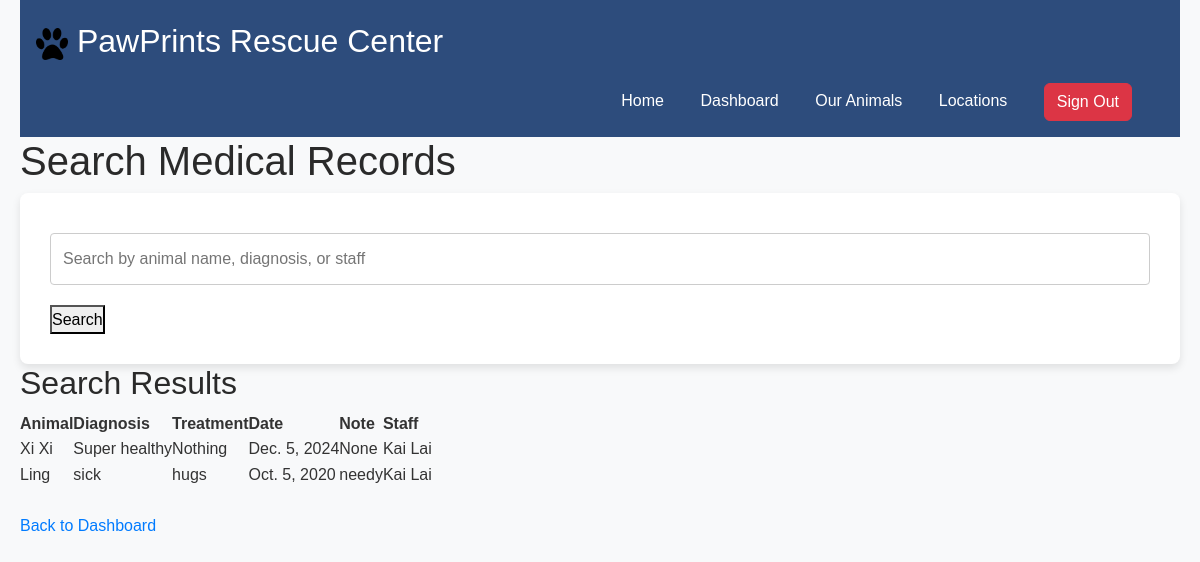
Screenshot of /medical-records/ (signed in) with the database file from the repository.
### shelterapp/models.py (models this page shows, shortened)
class MedicalRecord(models.Model):
    medicalID = models.AutoField(primary_key=True)
    animalID = models.ForeignKey(Animal, on_delete=models.CASCADE)
    staffID = models.ForeignKey(Staff, on_delete=models.CASCADE)
    diagnosis = models.CharField(max_length=200)
    treatment = models.TextField()
    date = models.DateField()
    note = models.TextField()

class Animal(models.Model):
    animalID = models.AutoField(primary_key=True)
    name = models.CharField(max_length=100)
    species = models.CharField(max_length=100)
    breed = models.CharField(max_length=100)
    age = models.IntegerField()
    gender = models.CharField(max_length=10)
    dateOfArrival = models.DateField()
    adoptedOrNot = models.IntegerField()
    healthStatus = models.CharField(max_length=100)
    description = models.TextField()
    locationID = models.IntegerField()
    reasonForIntake = models.CharField(max_length=100)
    adoptionFee = models.IntegerField()

class Staff(models.Model):
    staffID = models.AutoField(primary_key=True, unique=True)
    user = models.OneToOneField(CustomUser, on_delete=models.CASCADE, related_name='staff_profile')
    position = models.CharField(max_length=100)
    phone_number = models.CharField(
        max_length=14,  # Adjusted for (XXX) XXX-XXXX format
        validators=[
            RegexValidator(
                regex=r'^\(\d{3}\) \d{3}-\d{4}$',
                message="Phone number must be in the format '(XXX) XXX-XXXX'."
            )
        ]
    )
    hireDate = models.DateField()
    salary = models.IntegerField()

class CustomUser(AbstractUser):
    objects = CustomUserManager()  # Ensure the custom manager is assigned
    is_staff_user = models.BooleanField(default=False)

### shelterapp/views.py (the view)
# urls.py: path('medical-records/', views.medical_records_search, name='medical_records_search'),
def medical_records_search(request):
    if not request.user.is_staff:
        return redirect('default_page')  # Redirect to home if the user is not a staff member
    query = request.GET.get('q', '')  # Get the search term from the query parameter
    if query:
        medical_records = MedicalRecord.objects.filter(
            Q(diagnosis__icontains=query) |
            Q(animalID__name__icontains=query) |
            Q(staffID__user__firstName__icontains=query) |  # Search by first name in CustomUser
            Q(staffID__user__lastName__icontains=query)     # Search by last name in CustomUser
        )
    else:
        medical_records = MedicalRecord.objects.all()  # Show all records if no query is provided
    return render(request, 'medical_records_search.html', {
        'medical_records': medical_records, 'query': query
    })

### shelterapp/templates/medical_records_search.html (shortened to what this page needs)
<!DOCTYPE html>
<html lang="en">
<head>
    <link rel="stylesheet" href="https://cdn.jsdelivr.net/npm/bootstrap@5.3.2/dist/css/bootstrap.min.css">
    {% load static %}
    <link rel="stylesheet" href="{% static 'shelterapp/css/style.css' %}">
</head>
<body>
    <div id="header">
        <a href="{% url 'default_page' %}">
            <p id="title">
                <img src="{% static 'shelterapp/images/' %}pawprint.png" alt="pawprint" id="logo">
                PawPrints Rescue Center
            </p>
        </a>
        {% if user.is_authenticated %}
            <ul id="nav">
                <li><a href="{% url 'default_page' %}">Home</a></li>
                {% if user.is_staff %}
                    <li><a href="{% url 'staff_dashboard' %}">Dashboard</a></li>
                {% else %}
                    <li><a href="{% url 'adopter_dashboard' %}">Dashboard</a></li>
                {% endif %}
                <li><a href="{% url 'view_animals' %}">Our Animals</a></li>
                <li><a href="{% url 'view_shelters' %}">Locations</a></li>
                <li>
                    <form id="logout" method="POST" action="{% url 'user_logout' %}">
                        <button type="submit" class="btn btn-danger w-100">Sign Out</button>
                    </form>
                </li>
            </ul>
        {% endif %}
    </div>
    <h1>Search Medical Records</h1>
    <form method="get" action="{% url 'medical_records_search' %}">
        <input type="text" name="q" value="{{ query }}" placeholder="Search by animal name, diagnosis, or staff">
        <button type="submit">Search</button>
    </form>
    <h2>Search Results</h2>
    {% if medical_records %}
        <table>
            <thead>
                <tr>
                    <th>Animal</th>
                    <th>Diagnosis</th>
                    <th>Treatment</th>
                    <th>Date</th>
                    <th>Note</th>
                    <th>Staff</th>
                </tr>
            </thead>
            <tbody>
                {% for record in medical_records %}
                    <tr>
                        <td>{{ record.animalID.name }}</td>
                        <td>{{ record.diagnosis }}</td>
                        <td>{{ record.treatment }}</td>
                        <td>{{ record.date }}</td>
                        <td>{{ record.note }}</td>
                        <td>{{ record.staffID.user.first_name }} {{ record.staffID.user.last_name }}</td>
                    </tr>
                {% endfor %}
            </tbody>
        </table>
    {% else %}
        <p>No medical records found for "{{ query }}".</p>
    {% endif %}
    <br>
    <a href="{% url 'staff_dashboard' %}">Back to Dashboard</a>
</body>
</html>

### shelter/static/shelterapp/css/style.css (style rules this page uses)
* { margin: 0; padding: 0; box-sizing: border-box; }
body { font-family: "Arial", sans-serif; line-height: 1.6; background-color: #f8f9fa; color: #333; padding: 0 20px; }
h1, h2, h3 { color: #2a2a2a; }
a { text-decoration: none; color: #007bff; }
form { background-color: #c5e3f7; padding: 30px; border-radius: 8px; box-shadow: 0 4px 8px rgba(0, 0, 0, 0.1); background-color: #fff; padding: 30px; border-radius: 8px; box-shadow: 0 4px 8px rgba(0, 0, 0, 0.1); }
form input, form select, form textarea { width: 100%; padding: 12px; margin: 10px 0 20px; border: 1px solid #ccc; border-radius: 4px; font-size: 1rem; }
#logout { all: revert; }
#header { background-color: #2d4c7c; padding: 1em; position: relative; z-index: 1; }
#title { color: #fff; font-size: 2rem; }
#nav { text-align: right; margin: 0; }
#nav li { display: inline-block; padding-right: 2rem; }
#nav a { text-decoration: none; color: #ffffff; }
#logo { width: 2rem; height: 2rem; }

### rows the page displays
MedicalRecord: animalID.name "Xi Xi", diagnosis "Super healthy", treatment "Nothing", date "Dec. 5, 2024", note "None", staffID.user.first_name "Kai", staffID.user.last_name "Lai"
MedicalRecord: animalID.name "Ling", diagnosis "sick", treatment "hugs", date "Oct. 5, 2020", note "needy", staffID.user.first_name "Kai", staffID.user.last_name "Lai"
